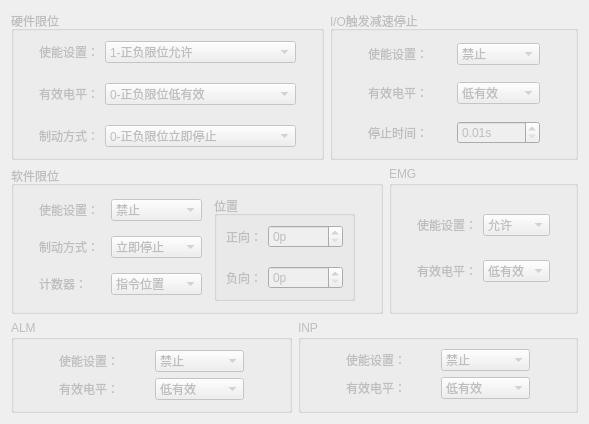
     <widget class="QWidget" name="tabLimit">
      <attribute name="title">
       <string>Limit &amp;&amp; Servo</string>
      </attribute>
      <layout class="QGridLayout" name="gridLayout_12">
       <item row="0" column="0" colspan="2">
        <layout class="QHBoxLayout" name="horizontalLayout_7">
         <item>
          <widget class="QGroupBox" name="groupBox_8">
           <property name="enabled">
            <bool>false</bool>
           </property>
           <property name="title">
            <string>硬件限位</string>
           </property>
           <layout class="QGridLayout" name="gridLayout_7">
            <property name="leftMargin">
             <number>25</number>
            </property>
            <property name="topMargin">
             <number>10</number>
            </property>
            <property name="rightMargin">
             <number>25</number>
            </property>
            <property name="bottomMargin">
             <number>10</number>
            </property>
            <property name="verticalSpacing">
             <number>20</number>
            </property>
            <item row="0" column="0">
             <widget class="QLabel" name="label_11">
              <property name="text">
               <string>使能设置：</string>
              </property>
              <property name="buddy">
               <cstring>hdwLimitEnableBox</cstring>
              </property>
             </widget>
            </item>
            <item row="0" column="1">
             <widget class="QComboBox" name="hdwLimitEnableBox">
              <property name="minimumSize">
               <size>
                <width>131</width>
                <height>0</height>
               </size>
              </property>
              <property name="currentIndex">
               <number>1</number>
              </property>
              <item>
               <property name="text">
                <string>0-正负限位禁止</string>
               </property>
              </item>
              <item>
               <property name="text">
                <string>1-正负限位允许</string>
               </property>
              </item>
              <item>
               <property name="text">
                <string>2-正禁止,负允许</string>
               </property>
              </item>
              <item>
               <property name="text">
                <string>3-正允许,负禁止</string>
               </property>
              </item>
             </widget>
            </item>
            <item row="1" column="0">
             <widget class="QLabel" name="label_12">
              <property name="text">
               <string>有效电平：</string>
              </property>
              <property name="buddy">
               <cstring>hdwLimitLvLBox</cstring>
              </property>
             </widget>
            </item>
            <item row="1" column="1">
             <widget class="QComboBox" name="hdwLimitLvLBox">
              <property name="minimumSize">
               <size>
                <width>161</width>
                <height>0</height>
               </size>
              </property>
              <item>
               <property name="text">
                <string>0-正负限位低有效</string>
               </property>
              </item>
              <item>
               <property name="text">
                <string>1-正负限位高有效</string>
               </property>
              </item>
              <item>
               <property name="text">
                <string>2-正低有效，负高有效</string>
               </property>
              </item>
              <item>
               <property name="text">
                <string>3-正高有效，负低有效</string>
               </property>
              </item>
             </widget>
            </item>
            <item row="2" column="0">
             <widget class="QLabel" name="label_13">
              <property name="text">
               <string>制动方式：</string>
              </property>
              <property name="buddy">
               <cstring>hdwLimitModeBox</cstring>
              </property>
             </widget>
            </item>
            <item row="2" column="1">
             <widget class="QComboBox" name="hdwLimitModeBox">
              <property name="minimumSize">
               <size>
                <width>191</width>
                <height>0</height>
               </size>
              </property>
              <item>
               <property name="text">
                <string>0-正负限位立即停止</string>
               </property>
              </item>
              <item>
               <property name="text">
                <string>1-正负限位减速停止</string>
               </property>
              </item>
              <item>
               <property name="text">
                <string>2-正立即停止，负减速停止</string>
               </property>
              </item>
              <item>
               <property name="text">
                <string>3-正减速停止，负立即停止</string>
               </property>
              </item>
             </widget>
            </item>
           </layout>
          </widget>
         </item>
         <item>
          <widget class="QGroupBox" name="groupBox_12">
           <property name="enabled">
            <bool>false</bool>
           </property>
           <property name="title">
            <string>I/O触发减速停止</string>
           </property>
           <layout class="QGridLayout" name="gridLayout_11">
            <property name="leftMargin">
             <number>35</number>
            </property>
            <property name="topMargin">
             <number>10</number>
            </property>
            <property name="rightMargin">
             <number>35</number>
            </property>
            <property name="bottomMargin">
             <number>10</number>
            </property>
            <property name="verticalSpacing">
             <number>15</number>
            </property>
            <item row="0" column="0">
             <widget class="QLabel" name="label_21">
              <property name="text">
               <string>使能设置：</string>
              </property>
              <property name="buddy">
               <cstring>ioDstpEnableBox</cstring>
              </property>
             </widget>
            </item>
            <item row="0" column="1">
             <widget class="QComboBox" name="ioDstpEnableBox">
              <item>
               <property name="text">
                <string>禁止</string>
               </property>
              </item>
              <item>
               <property name="text">
                <string>允许</string>
               </property>
              </item>
             </widget>
            </item>
            <item row="1" column="0">
             <widget class="QLabel" name="label_22">
              <property name="text">
               <string>有效电平：</string>
              </property>
              <property name="buddy">
               <cstring>ioDstpLvLBox</cstring>
              </property>
             </widget>
            </item>
            <item row="1" column="1">
             <widget class="QComboBox" name="ioDstpLvLBox">
              <item>
               <property name="text">
                <string>低有效</string>
               </property>
              </item>
              <item>
               <property name="text">
                <string>高有效</string>
               </property>
              </item>
             </widget>
            </item>
            <item row="2" column="0">
             <widget class="QLabel" name="label_23">
              <property name="text">
               <string>停止时间：</string>
              </property>
              <property name="buddy">
               <cstring>ioDstpTimeSpin</cstring>
              </property>
             </widget>
            </item>
            <item row="2" column="1">
             <widget class="QDoubleSpinBox" name="ioDstpTimeSpin">
              <property name="suffix">
               <string>s</string>
              </property>
              <property name="minimum">
               <double>0.010000000000000</double>
              </property>
              <property name="singleStep">
               <double>0.010000000000000</double>
              </property>
              <property name="value">
               <double>0.010000000000000</double>
              </property>
             </widget>
            </item>
           </layout>
          </widget>
         </item>
        </layout>
       </item>
       <item row="1" column="0" colspan="2">
        <layout class="QHBoxLayout" name="horizontalLayout_8">
         <item>
          <widget class="QGroupBox" name="groupBox_9">
           <property name="enabled">
            <bool>false</bool>
           </property>
           <property name="title">
            <string>软件限位</string>
           </property>
           <layout class="QHBoxLayout" name="horizontalLayout_6">
            <property name="spacing">
             <number>12</number>
            </property>
            <property name="leftMargin">
             <number>25</number>
            </property>
            <property name="topMargin">
             <number>10</number>
            </property>
            <property name="rightMargin">
             <number>25</number>
            </property>
            <property name="bottomMargin">
             <number>10</number>
            </property>
            <item>
             <layout class="QGridLayout" name="gridLayout_9">
              <property name="verticalSpacing">
               <number>12</number>
              </property>
              <item row="0" column="0">
               <widget class="QLabel" name="label_14">
                <property name="text">
                 <string>使能设置：</string>
                </property>
                <property name="buddy">
                 <cstring>sfwLimitEnableBox</cstring>
                </property>
               </widget>
              </item>
              <item row="0" column="1">
               <widget class="QComboBox" name="sfwLimitEnableBox">
                <item>
                 <property name="text">
                  <string>禁止</string>
                 </property>
                </item>
                <item>
                 <property name="text">
                  <string>允许</string>
                 </property>
                </item>
               </widget>
              </item>
              <item row="1" column="0">
               <widget class="QLabel" name="label_15">
                <property name="text">
                 <string>制动方式：</string>
                </property>
                <property name="buddy">
                 <cstring>sfwLimitModeBox</cstring>
                </property>
               </widget>
              </item>
              <item row="1" column="1">
               <widget class="QComboBox" name="sfwLimitModeBox">
                <property name="minimumSize">
                 <size>
                  <width>91</width>
                  <height>0</height>
                 </size>
                </property>
                <item>
                 <property name="text">
                  <string>立即停止</string>
                 </property>
                </item>
                <item>
                 <property name="text">
                  <string>减速停止</string>
                 </property>
                </item>
               </widget>
              </item>
              <item row="2" column="0">
               <widget class="QLabel" name="label_16">
                <property name="text">
                 <string>计数器：</string>
                </property>
                <property name="buddy">
                 <cstring>sfwLimitCounterBox</cstring>
                </property>
               </widget>
              </item>
              <item row="2" column="1">
               <widget class="QComboBox" name="sfwLimitCounterBox">
                <property name="enabled">
                 <bool>false</bool>
                </property>
                <property name="minimumSize">
                 <size>
                  <width>91</width>
                  <height>0</height>
                 </size>
                </property>
                <item>
                 <property name="text">
                  <string>指令位置</string>
                 </property>
                </item>
                <item>
                 <property name="text">
                  <string>编码器</string>
                 </property>
                </item>
               </widget>
              </item>
             </layout>
            </item>
            <item>
             <widget class="QGroupBox" name="groupBox_10">
              <property name="title">
               <string>位置</string>
              </property>
              <layout class="QGridLayout" name="gridLayout_8">
               <property name="verticalSpacing">
                <number>18</number>
               </property>
               <item row="0" column="0">
                <widget class="QLabel" name="label_17">
                 <property name="text">
                  <string>正向：</string>
                 </property>
                 <property name="buddy">
                  <cstring>sfwLimitPPSpin</cstring>
                 </property>
                </widget>
               </item>
               <item row="0" column="1">
                <widget class="QSpinBox" name="sfwLimitPPSpin">
                 <property name="minimumSize">
                  <size>
                   <width>75</width>
                   <height>0</height>
                  </size>
                 </property>
                 <property name="suffix">
                  <string>p</string>
                 </property>
                </widget>
               </item>
               <item row="1" column="0">
                <widget class="QLabel" name="label_18">
                 <property name="text">
                  <string>负向：</string>
                 </property>
                 <property name="buddy">
                  <cstring>sfwLimitNPSpin</cstring>
                 </property>
                </widget>
               </item>
               <item row="1" column="1">
                <widget class="QSpinBox" name="sfwLimitNPSpin">
                 <property name="minimumSize">
                  <size>
                   <width>75</width>
                   <height>0</height>
                  </size>
                 </property>
                 <property name="suffix">
                  <string>p</string>
                 </property>
                </widget>
               </item>
              </layout>
             </widget>
            </item>
           </layout>
          </widget>
         </item>
         <item>
          <widget class="QGroupBox" name="groupBox_11">
           <property name="enabled">
            <bool>false</bool>
           </property>
           <property name="title">
            <string>EMG</string>
           </property>
           <layout class="QGridLayout" name="gridLayout_10">
            <property name="leftMargin">
             <number>25</number>
            </property>
            <property name="topMargin">
             <number>10</number>
            </property>
            <property name="rightMargin">
             <number>25</number>
            </property>
            <property name="bottomMargin">
             <number>10</number>
            </property>
            <item row="0" column="0">
             <widget class="QLabel" name="label_19">
              <property name="text">
               <string>使能设置：</string>
              </property>
              <property name="buddy">
               <cstring>emgEnableBox</cstring>
              </property>
             </widget>
            </item>
            <item row="0" column="1">
             <widget class="QComboBox" name="emgEnableBox">
              <property name="currentIndex">
               <number>1</number>
              </property>
              <item>
               <property name="text">
                <string>禁止</string>
               </property>
              </item>
              <item>
               <property name="text">
                <string>允许</string>
               </property>
              </item>
             </widget>
            </item>
            <item row="1" column="0">
             <widget class="QLabel" name="label_20">
              <property name="text">
               <string>有效电平：</string>
              </property>
              <property name="buddy">
               <cstring>emgLvLBox</cstring>
              </property>
             </widget>
            </item>
            <item row="1" column="1">
             <widget class="QComboBox" name="emgLvLBox">
              <item>
               <property name="text">
                <string>低有效</string>
               </property>
              </item>
              <item>
               <property name="text">
                <string>高有效</string>
               </property>
              </item>
             </widget>
            </item>
           </layout>
          </widget>
         </item>
        </layout>
       </item>
       <item row="2" column="0">
        <widget class="QGroupBox" name="groupBox_13">
         <property name="enabled">
          <bool>false</bool>
         </property>
         <property name="title">
          <string>ALM</string>
         </property>
         <layout class="QGridLayout" name="gridLayout_13">
          <property name="leftMargin">
           <number>45</number>
          </property>
          <property name="topMargin">
           <number>10</number>
          </property>
          <property name="rightMargin">
           <number>45</number>
          </property>
          <property name="bottomMargin">
           <number>10</number>
          </property>
          <item row="0" column="0">
           <widget class="QLabel" name="label_24">
            <property name="text">
             <string>使能设置：</string>
            </property>
            <property name="buddy">
             <cstring>almEnableBox</cstring>
            </property>
           </widget>
          </item>
          <item row="0" column="1">
           <widget class="QComboBox" name="almEnableBox">
            <item>
             <property name="text">
              <string>禁止</string>
             </property>
            </item>
            <item>
             <property name="text">
              <string>允许</string>
             </property>
            </item>
           </widget>
          </item>
          <item row="1" column="0">
           <widget class="QLabel" name="label_25">
            <property name="text">
             <string>有效电平：</string>
            </property>
            <property name="buddy">
             <cstring>almLvLBox</cstring>
            </property>
           </widget>
          </item>
          <item row="1" column="1">
           <widget class="QComboBox" name="almLvLBox">
            <item>
             <property name="text">
              <string>低有效</string>
             </property>
            </item>
            <item>
             <property name="text">
              <string>高有效</string>
             </property>
            </item>
           </widget>
          </item>
         </layout>
        </widget>
       </item>
       <item row="2" column="1">
        <widget class="QGroupBox" name="groupBox_14">
         <property name="enabled">
          <bool>false</bool>
         </property>
         <property name="title">
          <string>INP</string>
         </property>
         <layout class="QGridLayout" name="gridLayout_14">
          <property name="leftMargin">
           <number>45</number>
          </property>
          <property name="rightMargin">
           <number>45</number>
          </property>
          <item row="0" column="0">
           <widget class="QLabel" name="label_26">
            <property name="text">
             <string>使能设置：</string>
            </property>
            <property name="buddy">
             <cstring>inpEnableBox</cstring>
            </property>
           </widget>
          </item>
          <item row="0" column="1">
           <widget class="QComboBox" name="inpEnableBox">
            <item>
             <property name="text">
              <string>禁止</string>
             </property>
            </item>
            <item>
             <property name="text">
              <string>允许</string>
             </property>
            </item>
           </widget>
          </item>
          <item row="1" column="0">
           <widget class="QLabel" name="label_27">
            <property name="text">
             <string>有效电平：</string>
            </property>
            <property name="buddy">
             <cstring>inpLvLBox</cstring>
            </property>
           </widget>
          </item>
          <item row="1" column="1">
           <widget class="QComboBox" name="inpLvLBox">
            <item>
             <property name="text">
              <string>低有效</string>
             </property>
            </item>
            <item>
             <property name="text">
              <string>高有效</string>
             </property>
            </item>
           </widget>
          </item>
         </layout>
        </widget>
       </item>
      </layout>
     </widget>
